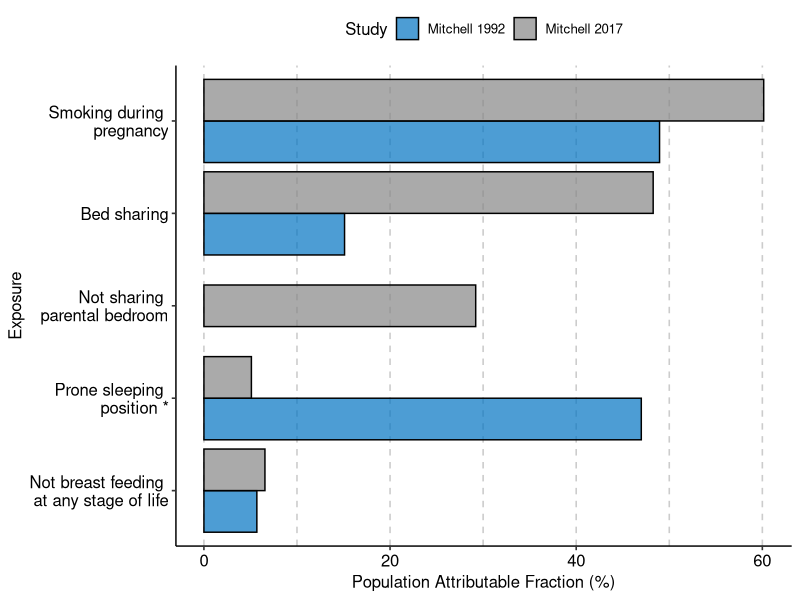

Generate this figure with R: (Note: this script raises an error after producing the figure.)
library(tidyverse)
library(readxl)
library(magrittr)
library(ggpubr)

paf <- read_excel(here::here("data", "risk-factors.xlsx"),
                  sheet = "PAF")

aor <- read_excel(here::here("data", "risk-factors.xlsx"),
                  sheet = "aOR")

paf %<>%
  mutate(
    Exposure = case_when(
      Exposure == "Not breast feeding at any stage of life" ~
        "Not breast feeding \nat any stage of life",
      Exposure == "Prone sleeping position" ~ "Prone sleeping \nposition *",
      Exposure == "Smoking during pregnancy" ~ "Smoking during \npregnancy",
      Exposure == "Not sharing parental bedroom" ~ "Not sharing \nparental bedroom",
      TRUE ~ Exposure
    )
  )

paf_order <-
  c(
    "Not breast feeding \nat any stage of life",
    "Prone sleeping \nposition *",
    "Not sharing \nparental bedroom",
    "Bed sharing",
    "Smoking during \npregnancy"
  )

paf$Exposure <- factor(paf$Exposure, levels = paf_order)

aor %<>%
  mutate(
    Exposure = case_when(
      Exposure == "Not breast feeding at any stage of life" ~
        "Not breast feeding \nat any stage of life",
      Exposure == "Not exclusively breast feeding on discharge" ~
        "Not exclusively breast \nfeeding on discharge",
      Exposure == "Prone sleeping position relative to other" ~ 
        "Prone sleeping position \nrelative to other",
      Exposure == "Prone sleeping position relative to back" ~ 
        "Prone sleeping position \nrelative to back",
      Exposure == "Smoking during pregnancy" ~ 
        "Smoking during \npregnancy",
      Exposure == "Smoking during final 2w of pregnancy" ~ 
        "Smoking during final \n2w of pregnancy",
      Exposure == "Not sharing parental bedroom" ~ 
        "Not sharing \nparental bedroom",
      TRUE ~ Exposure
    )
  )

aor_order <-
  c(
    "Not breast feeding \nat any stage of life",
    "Not exclusively breast \nfeeding on discharge",
    "Prone sleeping position \nrelative to back",
    "Prone sleeping position \nrelative to other",
    "Not sharing \nparental bedroom",
    "Bed sharing",
    "Smoking during final \n2w of pregnancy",
    "Smoking during \npregnancy"
  )

aor$Exposure <- factor(aor$Exposure, levels = aor_order)


# PAF Bar Plot ------------------------------------------------------------

paf_plot <- ggplot(data = paf) +
  geom_bar(
    aes(x = PAF, y = Exposure, fill = Study),
    alpha = 0.7,
    color = "black",
    stat = "identity",
    position = position_dodge2(padding = 0, preserve = "single")
  ) +
  scale_fill_manual(values = c("#0073C2FF", "#868686FF")) +
  scale_color_manual(values = c("#0073C2FF", "#868686FF")) +
  xlab("Population Attributable Fraction (%)") +
  ylab("Exposure") +
  theme_pubr() +
  theme(
    panel.grid.major.x = element_line(color = "grey80",
                                      linetype = "dashed"),
    panel.grid.minor.x = element_line(color = "grey80",
                                      linetype = "dashed")
  )

ggsave(
  filename = "paf-plot.png",
  plot = paf_plot,
  path = here::here("out"),
  width = 15,
  height = 15,
  units = "cm"
)

# PAF Table ---------------------------------------------------------------

paf_table <- paf %>%
  select(-c(pc:`Upper CI`)) %>%
  pivot_wider(names_from = Study, values_from = "PAF") %>%
  select("Exposure", "Mitchell 1992", "Mitchell 2017") %>%
  mutate_if(is.numeric, round, digits = 2) %>%
  replace(is.na(.), "-") %>%
  arrange(desc(Exposure))


# OR Table ----------------------------------------------------------------

table_df <- paf %>%
  mutate_if(is.numeric, round, digits = 2) %>%
  mutate(OR = paste0(
    sprintf("%.2f", OR),
    " (",
    sprintf("%.2f", `Lower CI`),
    ", ",
    sprintf("%.2f", `Upper CI`),
    ")"
  ))

or_table <- table_df %>%
  select(-c(pc, `Lower CI`:PAF)) %>%
  pivot_wider(names_from = Study, values_from = "OR") %>%
  replace(is.na(.), "-") %>%
  arrange(desc(Exposure))


# PAF and OR Plot ---------------------------------------------------------

paf_table_p <- ggtexttable(paf_table, rows = NULL,
                           theme = ttheme("default"))

or_table_p <- ggtexttable(or_table, rows = NULL,
                          theme = ttheme("default"))

paf_comb_p <- ggarrange(
  paf_plot,
  ggarrange(
    paf_table_p,
    or_table_p,
    nrow = 2,
    labels = c(
      "Population Attributable Fraction (%)",
      "Odds Ratio (Univariate)"
    ),
    hjust = c(-0.17,-0.6),
    vjust = c(1, 1)
  ),
  ncol = 2
)

ggsave(
  filename = "paf-or-plot.png",
  plot = paf_comb_p,
  path = here::here("out"),
  width = 23,
  height = 15,
  units = "cm"
)


# aOR Table ---------------------------------------------------------------

aor_summary <- aor %>%
  mutate_if(is.numeric, round, digits = 2) %>%
  mutate(aOR = paste0(
    sprintf("%.2f", aOR),
    " (",
    sprintf("%.2f", `Lower CI`),
    ", ",
    sprintf("%.2f", `Upper CI`),
    ")"
  ))

aor_table <- aor_summary %>%
  select(-c(`Lower CI`, `Upper CI`)) %>%
  pivot_wider(names_from = Study, values_from = "aOR") %>%
  replace(is.na(.), "-") %>%
  arrange(desc(Exposure))

aor_table_p <- ggtexttable(aor_table, rows = NULL,
                           theme = ttheme("default"))

ggsave(
  filename = "aOR-table.png",
  plot = aor_table_p,
  path = here::here("out"),
  width = 12,
  height = 15,
  units = "cm"
)



# PAF and aOR Plot --------------------------------------------------------


aor_comb_p <- ggarrange(
  paf_plot,
  ggarrange(
    aor_table_p,
    or_table_p,
    nrow = 2,
    labels = c("Odds Ratio (Multivariate)",
               "Odds Ratio (Univariate)"),
    hjust = c(-0.69,-0.75),
    vjust = c(1.3, 1)
  ),
  ncol = 2
)

ggsave(
  filename = "paf-aor-plot.png",
  plot = aor_comb_p,
  path = here::here("out"),
  width = 27,
  height = 15,
  units = "cm"
)
